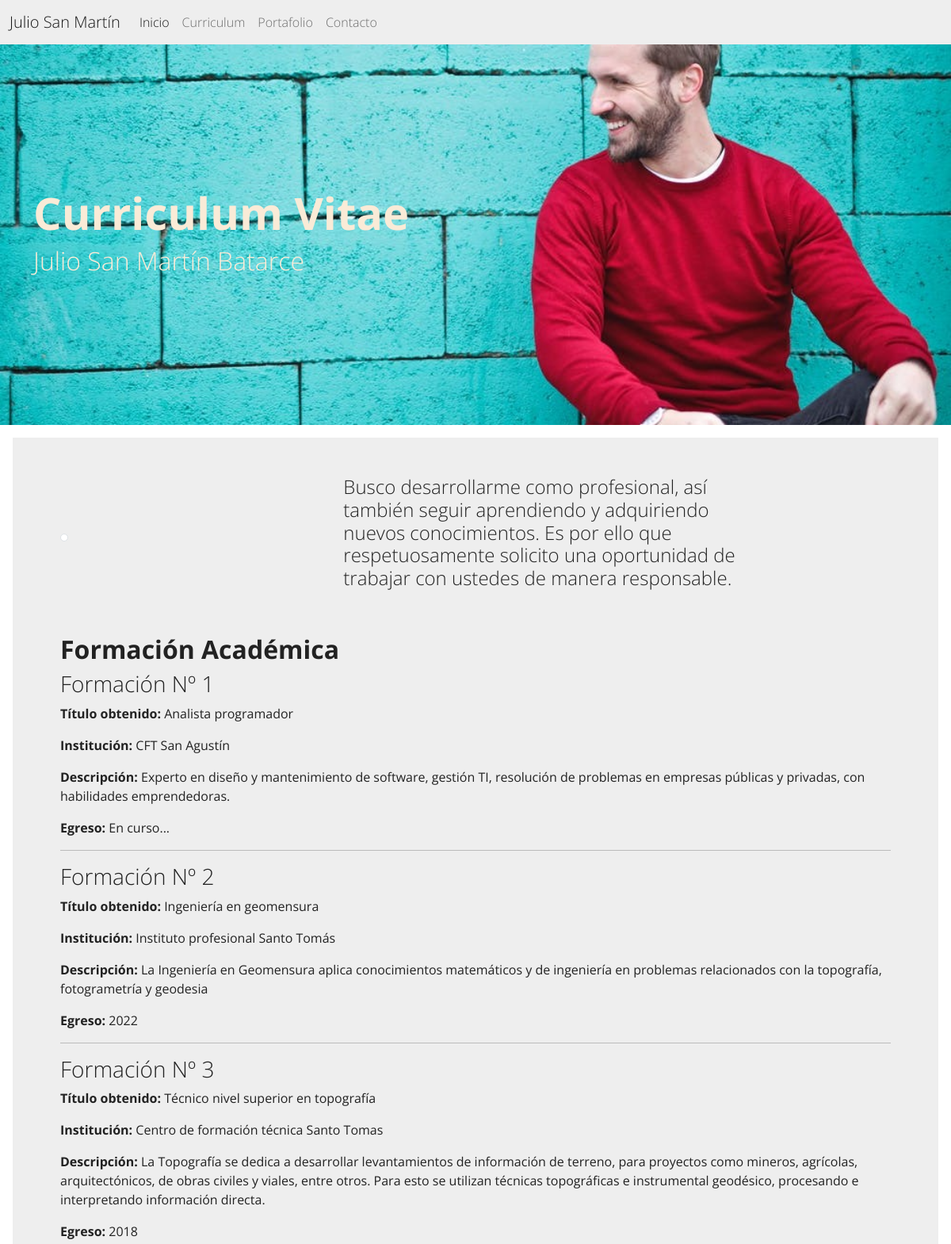
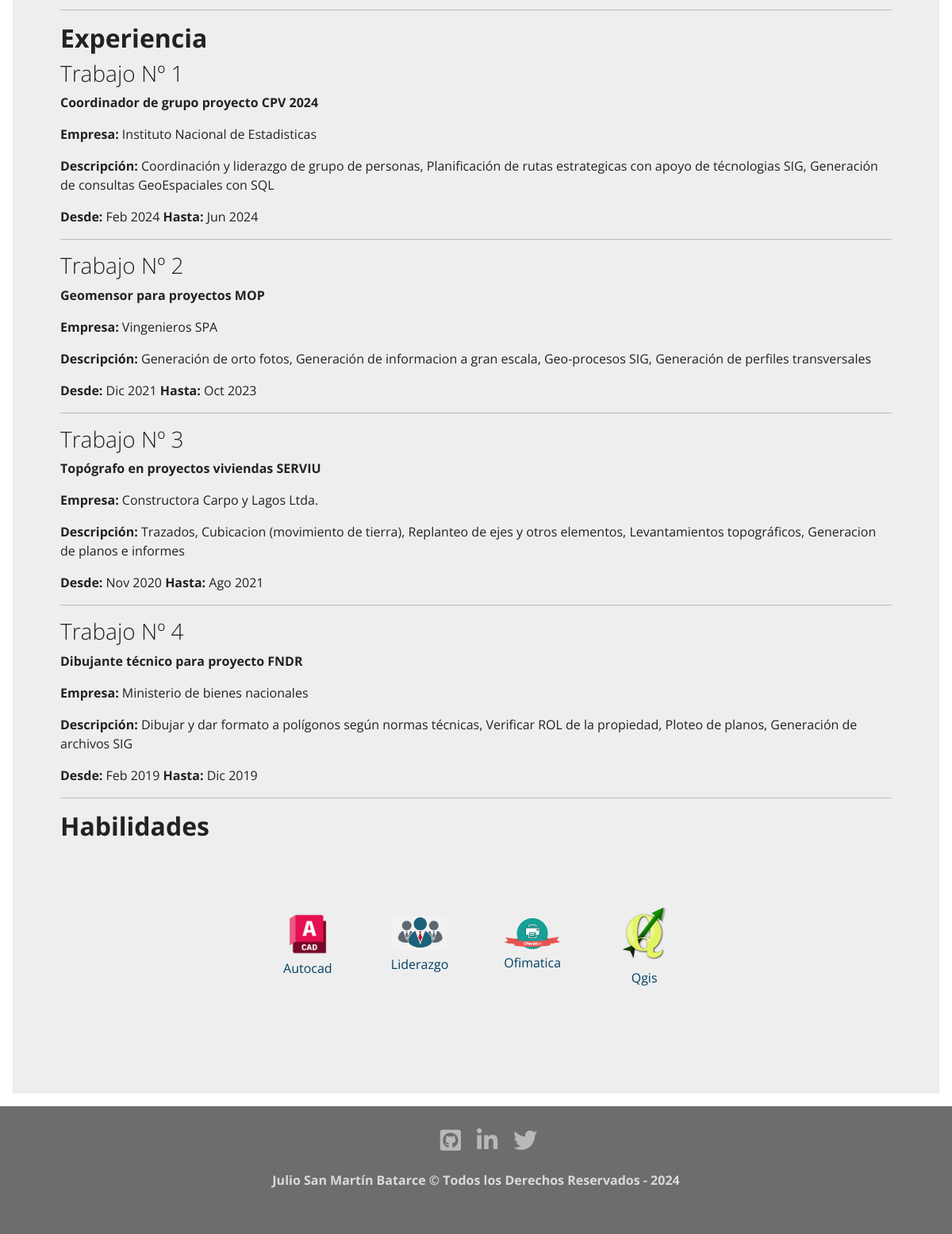
The page /about/ on the database its author committed (2 pictures, top to bottom).
### aboutApp/models.py (models this page shows, shortened)
class Formacion(models.Model):
    carrera = models.CharField(max_length=255)
    institucion = models.CharField(max_length=255,default="")
    ingreso= models.DateField()
    egreso = models.DateField(null= True, blank= True)
    descripcion = models.TextField()
    created = models.DateTimeField(auto_now_add=True)
    updated = models.DateTimeField(auto_now=True)
    class Meta:
        verbose_name = 'formacion'
        verbose_name_plural = 'formaciones'
        ordering = ["-ingreso",]

class Trabajo(models.Model):
    titulo = models.CharField(max_length=255)
    empresa = models.CharField(max_length=255)
    ingreso= models.DateField()
    egreso = models.DateField(null= True, blank= True)
    descripcion = models.TextField()
    class Meta:
        verbose_name = 'trabajo'
        verbose_name_plural = 'trabajos'
        ordering = ["-ingreso",]

class Habilidad(models.Model):
    nombre = models.CharField(max_length=255)
    nivel = models.ForeignKey(Nivel,null=True,on_delete=models.SET_NULL)
    imagen = models.ImageField(upload_to="habilidades")
    class Meta:
        verbose_name = 'habilidad'
        verbose_name_plural = 'habilidades'
        ordering = ["nombre",]

### aboutApp/views.py (the view)
# urls.py: path("",views.about, name ='about'),
def about(request):
    formaciones = models.Formacion.objects.all()
    trabajos = models.Trabajo.objects.all()
    habilidades = models.Habilidad.objects.all()
    context = {
        "formaciones":formaciones,
        "trabajos":trabajos,
        "habilidades":habilidades,
    }
    return render(request,"about.html",context)

### aboutApp/templates/about.html (shortened to what this page needs)
{% extends 'base.html' %}
{% load static %}
{% block imagen-class %} about {% endblock %}
{% block cabecera %} Curriculum Vitae {% endblock %}
{% block sub-cabecera %} Julio San Martín Batarce {% endblock %}
{% block content %}
<div class="position-relative overflow-hidden p-3 p-md-5 m-md-3 bg-light">
    <div class="container">
        <div class="row d-flex flex-column flex-lg-row justify-content-start align-items-center">
            <div class="col-4 offset-md-auto">
                <img class="img-fluid img-thumbnail  img-perfil " src="{% static 'core/img/foto-perfil.jpg' %}" alt="">
            </div>
            <div class="col-6">
                <h4>Busco desarrollarme como profesional, así también seguir aprendiendo y adquiriendo nuevos
                    conocimientos. Es por ello que respetuosamente solicito una oportunidad de trabajar con ustedes de
                    manera responsable.</h4>
            </div>
        </div>
        <div class="row d-flex pt-5">
            <div class="col-12">
                <h2 class="fw-bold">Formación Académica</h2>
                {% for formacion in formaciones %}
                <h3>Formación Nº {{ forloop.counter }}</h3>
                <p><strong>Título obtenido:</strong> {{formacion.carrera}}</p>
                <p><strong>Institución:</strong> {{formacion.institucion}}</p>
                <p><strong>Descripción:</strong> {{formacion.descripcion}}</p>
                {% if formacion.egreso %}
                <p><strong>Egreso:</strong> {{formacion.egreso|date:"Y"}}</p>
                {% else %}
                <p><strong>Egreso:</strong> En curso...</p>
                {% endif %}
                <hr>
                {% endfor %}
                <h2 class="fw-bold">Experiencia</h2>
                {% for trabajo in trabajos %}
                <h3>Trabajo Nº {{ forloop.counter }}</h3>
                <p><strong>{{trabajo.titulo}}</strong>
                <p><strong>Empresa:</strong> {{trabajo.empresa}}</p>
                <p><strong>Descripción:</strong> {{trabajo.descripcion}}</p>
                {% if trabajo.egreso %}
                <p><strong>Desde:</strong> {{trabajo.ingreso|date:"M Y"}} <strong>Hasta:</strong>
                    {{trabajo.egreso|date:"M Y"}}</p>
                {% else %}
                <p><strong>Desde:</strong> {{trabajo.ingreso|date:"M Y"}} <strong>Hasta:</strong> Actual...</p>
                {% endif %}
                <hr>
                {% endfor %}
                <h2 class="fw-bold">Habilidades</h2>
                <section class="skills" id="skills">
                    <div class="skills__container" id="skills">
                        {% for habilidad in habilidades %}
                        <div class="card__skills">
                            <div class="skill__thumbnail">
                                <img class="skill__logo" src="{{habilidad.imagen.url}}" alt="{{habilidad.nombre}}"
                                    title="{{habilidad.nivel.nivel}}">
                            </div>
                            <div class="skill__texto">
                                <p class="skill__titulo">{{habilidad.nombre}}</p>
                            </div>
                        </div>
                        {% endfor %}
                    </div>
                </section>
            </div>
        </div>
    </div>
</div>
{% endblock %}

### core/templates/base.html (shortened to what this page needs)
<!DOCTYPE html>
<html lang="es">
{% load static %}
<head>
    <link href="{% static 'core/css/bootstrap.min.css' %}" rel="stylesheet">
    <link rel="stylesheet" href="https://cdnjs.cloudflare.com/ajax/libs/font-awesome/5.15.3/css/all.min.css"
 />
    <link rel="stylesheet" href="{% static 'core/css/app.css' %}">
</head>
<body>
    <nav class="navbar navbar-expand-lg bg-light">
        <div class="container-fluid">
            <a class="navbar-brand" href="{% url 'home' %}">Julio San Martín</a>
            <div class="collapse navbar-collapse" id="navbarNavAltMarkup">
                <div class="navbar-nav">
                    <a class="nav-link active" aria-current="page" href="{% url 'home' %}">Inicio</a>
                    <a class="nav-link" href="{% url 'about' %}">Curriculum</a>
                    <a class="nav-link" href="{% url 'portafolio' %}">Portafolio</a>
                    <a class="nav-link" href="{% url 'contact' %}">Contacto</a>
                </div>
            </div>
        </div>
    </nav>
    <div class="{% block imagen-class %} {% endblock %} imagen-fondo">
        <div class="container">
            <div class="row">
                <div class="col-12 titulos">
                    <div>
                        <h1 class="display-4 fw-bold">{% block cabecera %} {% endblock %}</h1>
                    </div>
                    <div>
                        <h3 class="fs-2">{% block sub-cabecera %} {% endblock %}</h3>
                    </div>
                </div>
            </div>
        </div>
    </div>
    {% block content %}
    {% endblock %}
    <footer class="footer">
        <div class="footer__redes">
            <ul class="footer__lista">
                <li class="footer__item">
                    <a class="footer__icono" href="https://github.com/" target="blank"><i
                            class="fab fa-github-square fa-1x"></i></a>
                </li>
                <li class="footer__item">
                    <a class="footer__icono" href="https://www.linkedin.com/" target="blank"><i
                            class="fab fa-linkedin-in fa-1x"></i></a>
                </li>
                <li class="footer__item">
                    <a class="footer__icono" href="https://twitter.com/" target="blank"><i
                            class="fab fa-twitter fa-1x"></i></a>
                </li>
            </ul>
        </div>
        <div class="footer__texto">
            <p>Julio San Martín Batarce &copy; Todos los Derechos Reservados - 2024</p>
        </div>
    </footer>
</body>
</html>

### static/core/css/app.css (style rules this page uses)
.about { background-image: url(../img/about-bg2.jpeg); }
.imagen-fondo { background-position: center center; min-height: 60vh; background-attachment:scroll; background-size: cover; background-repeat: no-repeat; }
.img-perfil { width: 20rem; border-radius: 16px; }
.titulos { color: antiquewhite; display: flex; flex-direction: column; justify-content: center; min-height: 60vh; }
.footer { grid-area: footer; background-color: #6d6d6d; color: #dadada; display: flex; flex-direction: column; align-items: center; justify-content: center; width: 100%; padding-top: 20px; padding-bottom: 20px; }
.footer__texto { font-weight: 700; margin-bottom: 20px; text-align: center; }
.footer__lista { text-decoration: none; display: flex; list-style: none; justify-content: center; }
.footer__icono { color: #b9b9b9; font-size: 30px; padding: 0 10px; display: block; }
.skills__container { display: flex; flex-direction: row; flex-wrap: wrap; justify-content: space-evenly; margin: 0 30px; align-items: center; justify-content: center; padding: 30px 30px; }
.card__skills { margin: 20px 15px; padding: 20px 20px; max-height: 200px; border-radius: 5px; text-align: center; display: flex; flex-wrap: wrap; flex-direction: column; align-items: center; }
.skill__logo { width: 70px; height: auto; }
.skill__titulo { margin-top: 5px; font-size: 16px; color: #033F62; }

### rows shown on the page
Formacion: carrera "Analista programador", institucion "CFT San Agustín", descripcion "Experto en diseño y mantenimiento de software, gestión TI, resolución de problemas en empresas públicas y privadas, con habilidades emprendedoras.", shows "Egreso:"
Formacion: carrera "Ingeniería en geomensura", institucion "Instituto profesional Santo Tomás", descripcion "La Ingeniería en Geomensura aplica conocimientos matemáticos y de ingeniería en problemas relacionados con la topografía, fotogrametría y geodesia", egreso "2022"
Formacion: carrera "Técnico nivel superior en topografía", institucion "Centro de formación técnica Santo Tomas", descripcion "La Topografía se dedica a desarrollar levantamientos de información de terreno, para proyectos como mineros, agrícolas, arquitectónicos, de obras civiles y viales, entre otros. Para esto se utilizan técnicas topográficas e instrumental geodésico, procesando e interpretando información directa.", egreso "2018"
Trabajo: titulo "Coordinador de grupo proyecto CPV 2024", empresa "Instituto Nacional de Estadisticas", descripcion "Coordinación y liderazgo de grupo de personas, Planificación de rutas estrategicas con apoyo de técnologias SIG, Generación de consultas GeoEspaciales con SQL", ingreso "Feb 2024", egreso "Jun 2024"
Trabajo: titulo "Geomensor para proyectos MOP", empresa "Vingenieros SPA", descripcion "Generación de orto fotos, Generación de informacion a gran escala, Geo-procesos SIG, Generación de perfiles transversales", ingreso "Dic 2021", egreso "Oct 2023"
Trabajo: titulo "Topógrafo en proyectos viviendas SERVIU", empresa "Constructora Carpo y Lagos Ltda.", descripcion "Trazados, Cubicacion (movimiento de tierra), Replanteo de ejes y otros elementos, Levantamientos topográficos, Generacion de planos e informes", ingreso "Nov 2020", egreso "Ago 2021"
Trabajo: titulo "Dibujante técnico para proyecto FNDR", empresa "Ministerio de bienes nacionales", descripcion "Dibujar y dar formato a polígonos según normas técnicas, Verificar ROL de la propiedad, Ploteo de planos, Generación de archivos SIG", ingreso "Feb 2019", egreso "Dic 2019"
Habilidad: imagen (picture), nombre "Autocad"
Habilidad: imagen (picture), nombre "Liderazgo"
Habilidad: imagen (picture), nombre "Ofimatica"
Habilidad: imagen (picture), nombre "Qgis"
